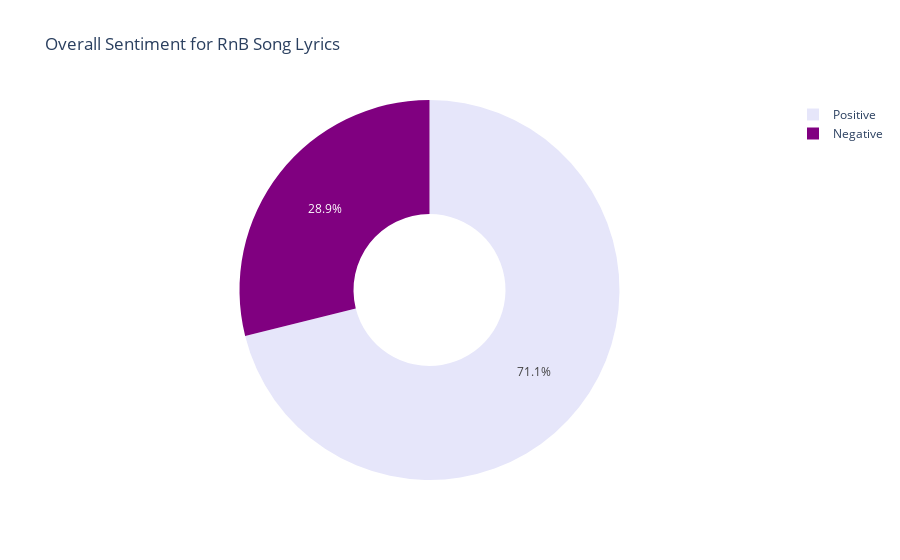

The notebook cell this image was saved under:
### Code cell
# Plot overall sentiment scores for genre

positives = result_lyrics_df['lyrics_sent'].loc[result_lyrics_df['lyrics_sent'] == 1 ].count()
negatives = result_lyrics_df['lyrics_sent'].loc[result_lyrics_df['lyrics_sent'] == -1 ].count()
index_names = ['Positive', 'Negative']

overall = pd.DataFrame([positives,negatives], columns = ['Count'])
overall.index = index_names

rnb_sentiment_pie = px.pie(
    overall, 
    values = 'Count', 
    names=index_names, 
    hole = 0.4, 
    color_discrete_sequence=["lavender", "purple"], 
    width=500, 
    title='Overall Sentiment for RnB Song Lyrics'
    )  
rnb_sentiment_pie

### Figure 1 — Plotly figure (JSON) as saved in the notebook; plotly's stock layout.template omitted (floating-point values rounded to 4 significant figures)
{"data": [{"domain": {"x": [0, 1], "y": [0, 1]}, "hole": 0.4, "hovertemplate": "label=%{label}<br>Count=%{value}<extra></extra>", "labels": ["Positive", "Negative"], "legendgroup": "", "name": "", "showlegend": true, "type": "pie", "values": [32, 13]}], "layout": {"autosize": true, "legend": {"tracegroupgap": 0}, "piecolorway": ["lavender", "purple"], "title": {"text": "Overall Sentiment for RnB Song Lyrics"}}}
